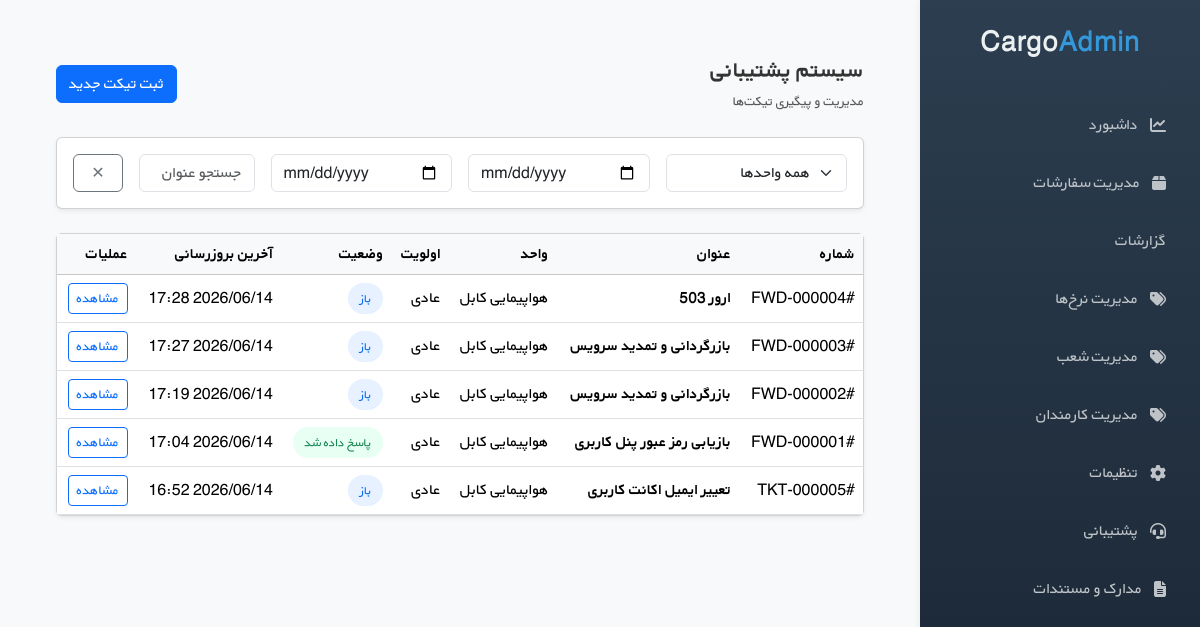
The app's page /forwarder/support/tickets/ (signed in) with its own data.
### support/models.py (models this page shows, shortened)
class Ticket(models.Model):
    class Status(models.TextChoices):
        OPEN = "open", "باز"
        PENDING = "pending", "در انتظار کاربر"
        ANSWERED = "answered", "پاسخ داده شد"
        CLOSED = "closed", "بسته شد"
    class Priority(models.TextChoices):
        LOW = "low", "کم"
        NORMAL = "normal", "عادی"
        HIGH = "high", "زیاد"
        URGENT = "urgent", "فوری"
    number = models.CharField(
        max_length=20,
        unique=True
    )
    user = models.ForeignKey(
        settings.AUTH_USER_MODEL,
        on_delete=models.CASCADE,
        related_name="tickets"
    )
    department = models.ForeignKey(
        SupportDepartment,
        on_delete=models.PROTECT
    )
    topic = models.ForeignKey(
        TicketTopic,
        on_delete=models.PROTECT
    )
    subject = models.CharField(max_length=255)
    priority = models.CharField(
        max_length=10,
        choices=Priority.choices,
        default=Priority.NORMAL
    )
    status = models.CharField(
        max_length=20,
        choices=Status.choices,
        default=Status.OPEN
    )
    assigned_agent = models.ForeignKey(
        SupportAgent,
        null=True,
        blank=True,
        on_delete=models.SET_NULL
    )
    unread_for_user = models.BooleanField(default=False)
    unread_for_agent = models.BooleanField(default=True)
    created_at = models.DateTimeField(auto_now_add=True)
    updated_at = models.DateTimeField(auto_now=True)

class SupportDepartment(models.Model):
    name = models.CharField(max_length=120)
    panel_type = models.CharField(
        max_length=20,
        choices=PanelType.choices,
        default=PanelType.CUSTOMER
    )
    is_active = models.BooleanField(default=True)
    sla_response_minutes = models.IntegerField(default=60)
    sla_resolve_minutes = models.IntegerField(default=1440)

### support/views.py (the view, shortened to what this page needs)
# urls.py: path("tickets/", views.ticket_list, name="ticket_list"),
@login_required
def ticket_list(request):
    panel_type = get_panel_type(request)
    tickets = Ticket.objects.filter(
        user=request.user,
        department__panel_type=panel_type
    ).select_related(
        "department", "topic", "assigned_agent"
    ).order_by("-updated_at", "-created_at")
    department = request.GET.get("department")
    date_from = request.GET.get("date_from")
    date_to = request.GET.get("date_to")
    q = request.GET.get("q")
    if department:
        tickets = tickets.filter(department_id=department)
    if date_from:
        tickets = tickets.filter(created_at__date__gte=date_from)
    if date_to:
        tickets = tickets.filter(created_at__date__lte=date_to)
    if q:
        tickets = tickets.filter(subject__icontains=q)
    departments = SupportDepartment.objects.filter(
        is_active=True,
        panel_type=panel_type
    )
    return render(
        request,
        get_template_path(request, "ticket_list.html"),
        {
            "tickets": tickets,
            "departments": departments,
            "panel_type": panel_type,
            "create_url_name": get_create_url_name(request),
        }
    )

### support/views.py (called while the page is built)
def get_panel_type(request):
    path = request.path
    if path.startswith("/forwarder/support/"):
        return "forwarder"
    if path.startswith("/customer/profile/support/"):
        return "customer"
    if is_forwarder_user(request.user):
        return "forwarder"
    return "customer"

def get_template_path(request, template_name):
    panel_type = get_panel_type(request)
    if panel_type == "forwarder":
        return f"forwarder_panel/support/{template_name}"
    return f"customer_panel/profile/support/{template_name}"

def get_create_url_name(request):
    panel_type = get_panel_type(request)
    if panel_type == "forwarder":
        return "forwarder_support:ticket_create"
    return "customer_support:ticket_create"

### templates/forwarder_panel/support/ticket_list.html (shortened to what this page needs)
{% extends 'forwarder_panel/base.html' %}
{% load static %}
{% block extra_css %}
  <link rel="stylesheet" href="{% static 'support/css/support.css' %}" />
{% endblock %}
{% block content %}
  <div class="container-fluid p-4">
    <div class="d-flex justify-content-between align-items-center mb-4">
      <div>
        <h4 class="fw-bold mb-1">سیستم پشتیبانی</h4>
        <small class="text-muted">مدیریت و پیگیری تیکت‌ها</small>
      </div>
      <a href="{% url create_url_name %}" class="btn btn-primary">ثبت تیکت جدید</a>
    </div>
    <div class="card shadow-sm mb-4 p-3">
      <div class="row g-3">
        <div class="col-md-3">
          <select id="departmentFilter" class="form-select">
            <option value="">همه واحدها</option>
          </select>
        </div>
        <div class="col-md-3">
          <input type="date" id="dateFrom" class="form-control" />
        </div>
        <div class="col-md-3">
          <input type="date" id="dateTo" class="form-control" />
        </div>
        <div class="col-md-2">
          <input type="text" id="searchInput" class="form-control" placeholder="جستجو عنوان" />
        </div>
        <div class="col-md-1">
          <button id="clearFilters" class="btn btn-outline-secondary w-100">✕</button>
        </div>
      </div>
    </div>
    <div class="card shadow-sm">
      <div class="table-responsive">
        <table class="table align-middle mb-0">
          <thead class="table-light">
            <tr>
              <th>شماره</th>
              <th>عنوان</th>
              <th>واحد</th>
              <th>اولویت</th>
              <th>وضعیت</th>
              <th>آخرین بروزرسانی</th>
              <th>عملیات</th>
            </tr>
          </thead>
          <tbody id="ticketsTable">
            {% include 'forwarder_panel/support/partials/ticket_rows.html' %}
          </tbody>
        </table>
      </div>
    </div>
  </div>
{% endblock %}

### templates/forwarder_panel/support/partials/ticket_rows.html
{% for ticket in tickets %}
  <tr class="{% if ticket.unread_for_user %}ticket-unread{% endif %}">
    <td>#{{ ticket.number }}</td>
    <td>
      <strong>{{ ticket.subject }}</strong>
    </td>
    <td>{{ ticket.department.name }}</td>
    <td>
      <span class="priority-{{ ticket.priority }}">{{ ticket.get_priority_display }}</span>
    </td>
    <td>
      <span class="status-badge
{% if ticket.status == 'open' %}
          status-open
        {% elif ticket.status == 'answered' %}
          status-answered
        {% else %}
          status-closed
        {% endif %}">
        {{ ticket.get_status_display }}
      </span>
    </td>
    <td>{{ ticket.updated_at|date:'Y/m/d H:i' }}</td>
    <td>
      <a href="{% url 'forwarder_support:ticket_detail' ticket.pk %}" class="btn btn-sm btn-outline-primary">مشاهده</a>
    </td>
  </tr>
{% empty %}
  <tr>
    <td colspan="7" class="text-center text-muted py-4">تیکتی یافت نشد</td>
  </tr>
{% endfor %}

### static/css/base_panel_style.css (style rules this page uses)
* { margin: 0; padding: 0; box-sizing: border-box; }
body { font-family: 'BYekan', Tahoma, Arial, sans-serif; background: #f8f9fa; color: #333; }

### static/support/css/support.css (style rules this page uses)
.status-badge { font-size: 0.8rem; padding: 6px 12px; border-radius: 50px; font-weight: 500; }
.status-open { background: #e7f1ff; color: #0d6efd; }
.status-answered { background: #e8fff3; color: #198754; }

### records on screen
Ticket: number "FWD-000004", subject "ارور 503", department.name "هواپیمایی کابل", priority "عادی", status "باز", updated_at "2026/06/14 17:28"
Ticket: number "FWD-000003", subject "بازرگردانی و تمدید سرویس", department.name "هواپیمایی کابل", priority "عادی", status "باز", updated_at "2026/06/14 17:27"
Ticket: number "FWD-000002", subject "بازرگردانی و تمدید سرویس", department.name "هواپیمایی کابل", priority "عادی", status "باز", updated_at "2026/06/14 17:19"
Ticket: number "FWD-000001", subject "بازیابی رمز عبور پنل کاربری", department.name "هواپیمایی کابل", priority "عادی", status "پاسخ داده شد", updated_at "2026/06/14 17:04"
Ticket: number "TKT-000005", subject "تعییر ایمیل اکانت کاربری", department.name "هواپیمایی کابل", priority "عادی", status "باز", updated_at "2026/06/14 16:52"
